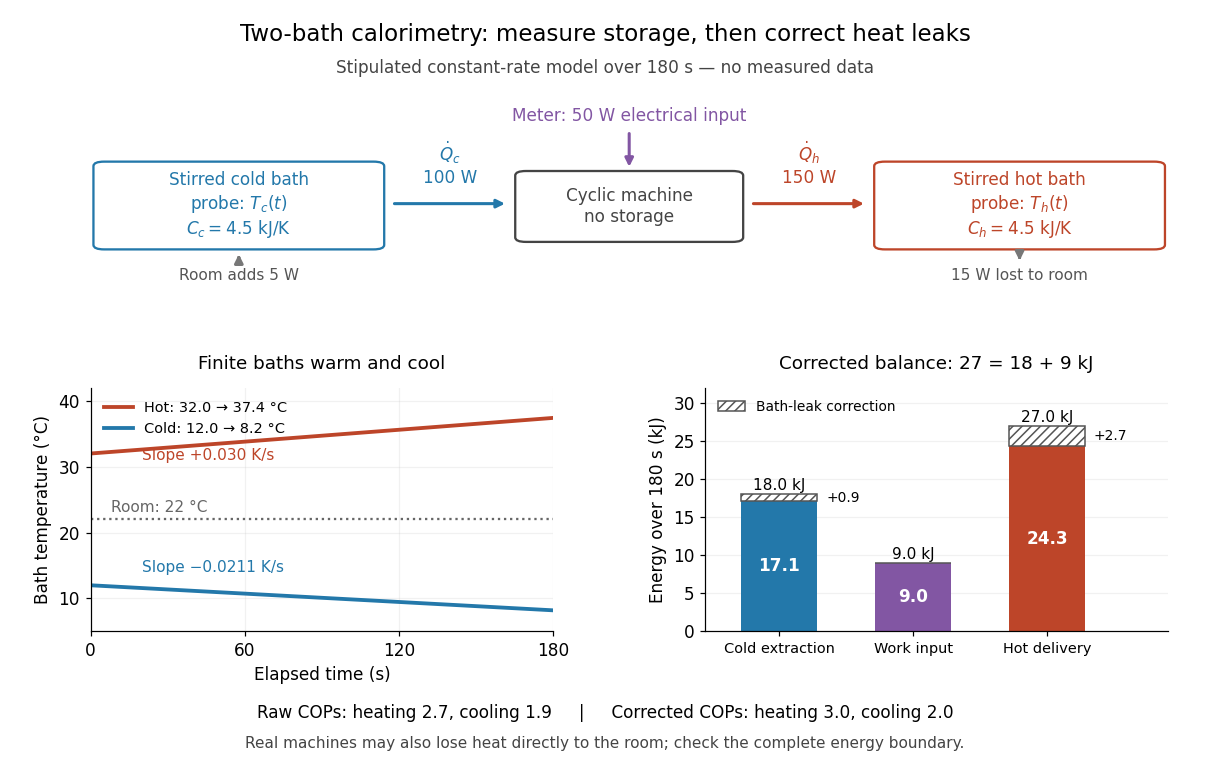

Source code (Python):
"""Generate heat-pump-bath-calorimetry.png in the current directory.

Run from _media with MPLCONFIGDIR=/tmp/codex-wiki-matplotlib.
Tested with Python 3.14.4, matplotlib 3.10.7 and numpy 2.3.5.
The two finite baths and constant powers are a toy model, not measured data.
"""

import matplotlib

matplotlib.use("Agg")
import matplotlib.pyplot as plt
from matplotlib.patches import FancyBboxPatch
import numpy as np


def main():
    plt.rcParams.update({"font.size": 11, "axes.spines.top": False,
                         "axes.spines.right": False, "savefig.facecolor": "white"})
    fig = plt.figure(figsize=(11, 7), dpi=110, facecolor="white")
    gs = fig.add_gridspec(2, 2, height_ratios=[0.8, 1.3], left=0.075, right=0.965,
                          top=0.85, bottom=0.18, hspace=0.62, wspace=0.33)
    apparatus = fig.add_subplot(gs[0, :])
    temp = fig.add_subplot(gs[1, 0])
    energy = fig.add_subplot(gs[1, 1])
    cold, hot, work = "#2378aa", "#bd4529", "#8256a3"
    fig.suptitle("Two-bath calorimetry: measure storage, then correct heat leaks", fontsize=15, y=0.97)
    fig.text(0.5, 0.905, "Stipulated constant-rate model over 180 s — no measured data",
             ha="center", fontsize=11, color="#444444")
    apparatus.set(xlim=(0, 12), ylim=(0, 4))
    apparatus.axis("off")

    def box(x, y, w, h, color, text):
        apparatus.add_patch(FancyBboxPatch((x, y), w, h, boxstyle="round,pad=0.12",
                                         edgecolor=color, facecolor="white", lw=1.5))
        apparatus.text(x + w / 2, y + h / 2, text, color=color, ha="center", va="center")

    box(0.15, 0.55, 3.0, 2.1, cold, "Stirred cold bath\nprobe: $T_c(t)$\n$C_c=4.5$ kJ/K")
    box(4.85, 0.75, 2.3, 1.65, "#444444", "Cyclic machine\nno storage")
    box(8.85, 0.55, 3.0, 2.1, hot, "Stirred hot bath\nprobe: $T_h(t)$\n$C_h=4.5$ kJ/K")
    for start, end, color in [((3.35, 1.65), (4.65, 1.65), cold),
                               ((7.35, 1.65), (8.65, 1.65), hot),
                               ((6.0, 3.6), (6.0, 2.55), work),
                               ((1.65, 0.05), (1.65, 0.38), "#777777"),
                               ((10.35, 0.38), (10.35, 0.05), "#777777")]:
        apparatus.annotate("", end, start, arrowprops={"arrowstyle": "-|>", "lw": 2, "color": color})
    apparatus.text(4.0, 2.2, "$\\dot Q_c$\n100 W", ha="center", color=cold)
    apparatus.text(8.0, 2.2, "$\\dot Q_h$\n150 W", ha="center", color=hot)
    apparatus.text(6.0, 3.85, "Meter: 50 W electrical input", ha="center", color=work)
    apparatus.text(1.65, -0.38, "Room adds 5 W", ha="center", color="#555555", fontsize=10)
    apparatus.text(10.35, -0.38, "15 W lost to room", ha="center", color="#555555", fontsize=10)

    capacity, input_power, cold_power, hot_power = 4500.0, 50.0, 100.0, 150.0
    hot_leak, cold_leak = 15.0, 5.0
    time = np.linspace(0, 180, 181)
    th = 32 + (hot_power - hot_leak) * time / capacity
    tc = 12 - (cold_power - cold_leak) * time / capacity
    temp.plot(time, th, color=hot, lw=2.5, label="Hot: 32.0 → 37.4 °C")
    temp.plot(time, tc, color=cold, lw=2.5, label="Cold: 12.0 → 8.2 °C")
    temp.axhline(22, ls=":", color="#666666", lw=1.5)
    temp.text(8, 23.1, "Room: 22 °C", color="#666666", fontsize=10)
    temp.text(20, 31.0, "Slope +0.030 K/s", color=hot, fontsize=10)
    temp.text(20, 14.0, "Slope −0.0211 K/s", color=cold, fontsize=10)
    temp.set(xlim=(0, 180), ylim=(5, 42), xlabel="Elapsed time (s)", ylabel="Bath temperature (°C)")
    temp.set_title("Finite baths warm and cool", fontsize=12, pad=12)
    temp.set_xticks([0, 60, 120, 180])
    temp.grid(alpha=0.17)
    temp.legend(loc="upper left", frameon=False, fontsize=9.5)

    duration = time[-1]
    raw_h = (hot_power - hot_leak) * duration / 1000
    raw_c = (cold_power - cold_leak) * duration / 1000
    el = input_power * duration / 1000
    positions = np.array([0.0, 1.0, 2.0])
    raw = [raw_c, el, raw_h]
    corrections = [cold_leak * duration / 1000, 0, hot_leak * duration / 1000]
    energy.bar(positions, raw, color=[cold, work, hot], width=0.57)
    energy.bar(positions, corrections, bottom=raw, color="white", edgecolor="#555555",
               hatch="////", width=0.57, label="Bath-leak correction")
    for x, value, correction in zip(positions, raw, corrections):
        energy.text(x, value / 2, f"{value:.1f}", ha="center", va="center", color="white", fontweight="bold")
        if correction:
            energy.text(x + 0.35, value + correction / 2, f"+{correction:.1f}", ha="left", va="center", fontsize=9)
        energy.text(x, value + correction + 0.5, f"{value + correction:.1f} kJ", ha="center", fontsize=10)
    energy.set(xticks=positions, xticklabels=["Cold extraction", "Work input", "Hot delivery"],
               xlim=(-0.55, 2.9), ylim=(0, 32), ylabel="Energy over 180 s (kJ)")
    energy.tick_params(axis="x", labelsize=9.5)
    energy.set_title("Corrected balance: 27 = 18 + 9 kJ", fontsize=12, pad=12)
    energy.grid(axis="y", alpha=0.17)
    energy.set_axisbelow(True)
    energy.legend(loc="upper left", fontsize=9, frameon=False)
    fig.text(0.5, 0.067, "Raw COPs: heating 2.7, cooling 1.9     |     Corrected COPs: heating 3.0, cooling 2.0",
             ha="center", fontsize=11)
    fig.text(0.5, 0.029, "Real machines may also lose heat directly to the room; check the complete energy boundary.",
             ha="center", fontsize=10, color="#444444")
    fig.savefig("heat-pump-bath-calorimetry.png", facecolor="white", transparent=False)
    plt.close(fig)


if __name__ == "__main__":
    main()
